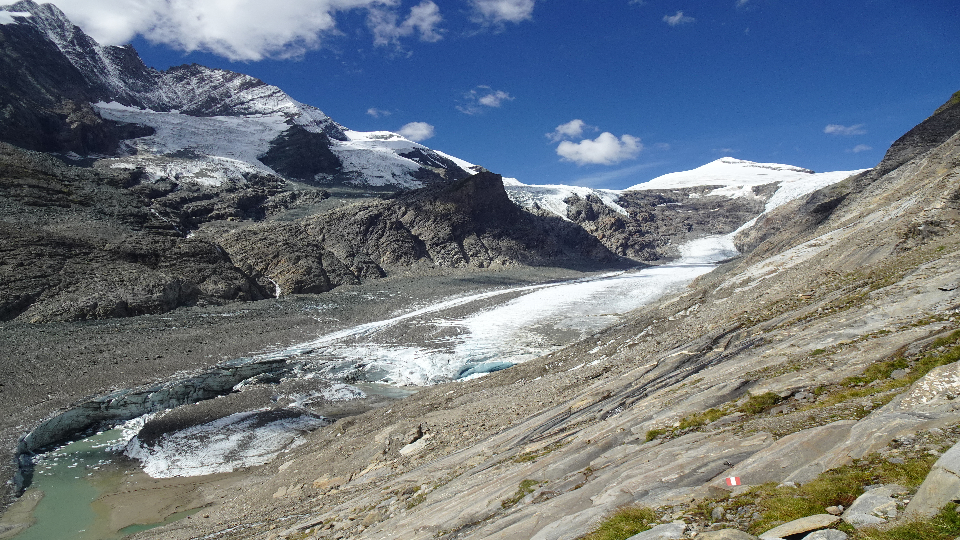
#> input picture test.png, 960 x 540 px
$ jupyter execute --allow-errors encode.ipynb
#> lines starting #> are read from the running program, lines starting #| are printed output that depends on the picture
[cell 1]
from scipy.fftpack import dct
import cv2 as cv2

[cell 2]
compression_level=0.01#1 means no compression, the smaller, the more compression. Must be greater than 0

[cell 3]
img1= cv2.imread('test.png', cv2.COLOR_BGR2RGB)#reading in the image. Please change the file path here if you wish to read another image
#> img1 is the input picture: shape (540, 960, 3); mean B, G, R 127.3, 118.9, 110.4

imgYUV=cv2.cvtColor(img1,cv2.COLOR_BGR2YUV)
#> imgYUV: shape (540, 960, 3); mean of channels 0, 1, 2 117.3, 132.9, 121.9

#store size for later use
size0=img1.shape[0]
#> size0 = 540
size1=img1.shape[1]
#> size1 = 960

[cell 4]
def dct2(a):#a simple helper function for dct2
    return dct(dct(a.T, norm='ortho').T, norm='ortho')

[cell 5]
#this function is used to encode a channel of the image using dct
def chanel_compression(image, compression_level_function):
#> called with compression_level_function = 5
    img_dct=dct2(image)
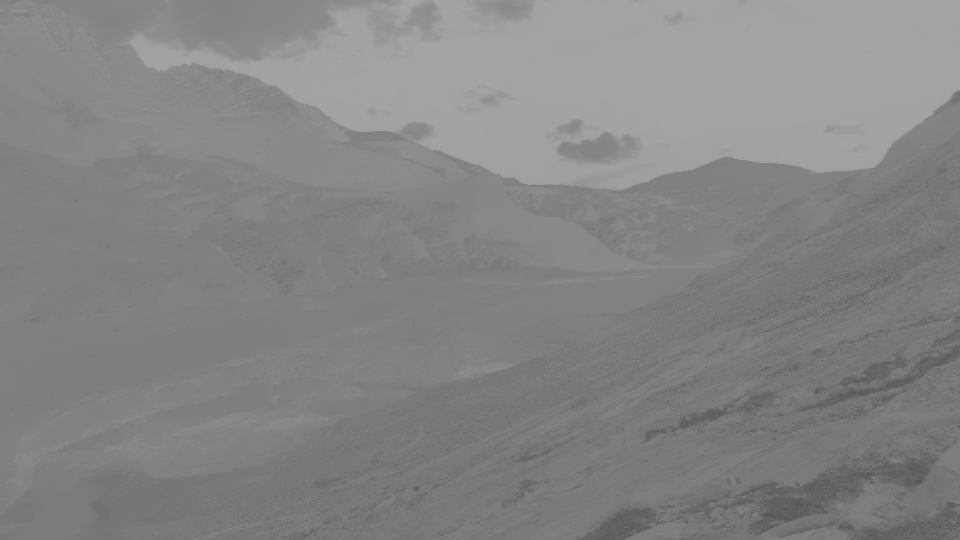
#> image: shape (540, 960); min 72, max 169, mean 132.9
    img_dct[compression_level_function:, compression_level_function:]=0
    return img_dct

[cell 6]
encoded_y=dct2(imgYUV[:, :, 0].copy())
encoded_u=chanel_compression(imgYUV[:, :, 1].copy(), int(size0 * compression_level))
encoded_v=chanel_compression(imgYUV[:, :, 2].copy(), int(size0 * compression_level))
#> call 2 of chanel_compression, with compression_level_function = 5
#> in chanel_compression (call 2), `img_dct=dct2(image)`:
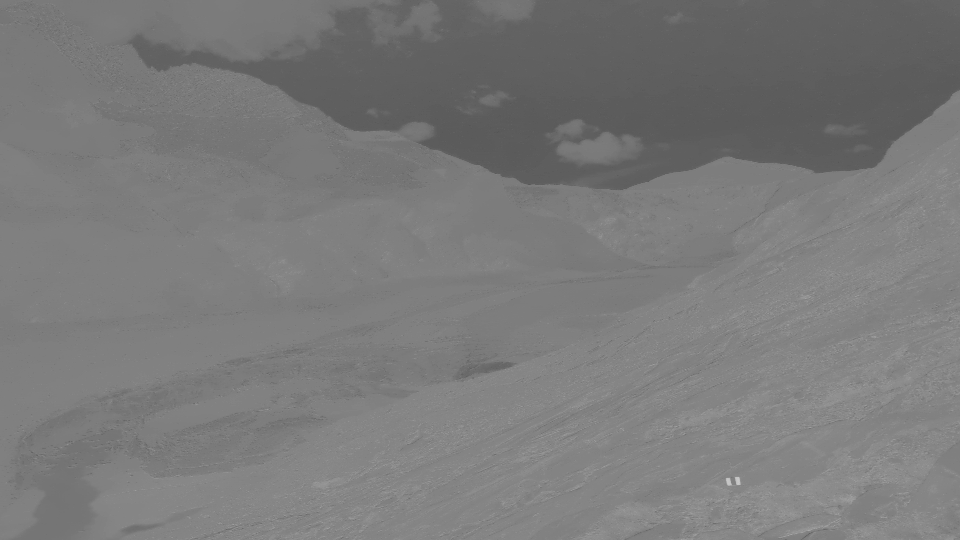
#> image: shape (540, 960); min 84, max 202, mean 121.9

# huffman encoding
for this to work, please install the package dahuffman. pip install huffman

[cell 7]
from dahuffman import HuffmanCodec

#encode y
print("huffman encoding running for layer y")
list_y=list(encoded_y.flatten())#convert the 2d-image layer to a list. This is necessaryas huffman requires a list as input
#> list_y = 518400 items
#> (the rest of this cell did not finish here and is left out)
